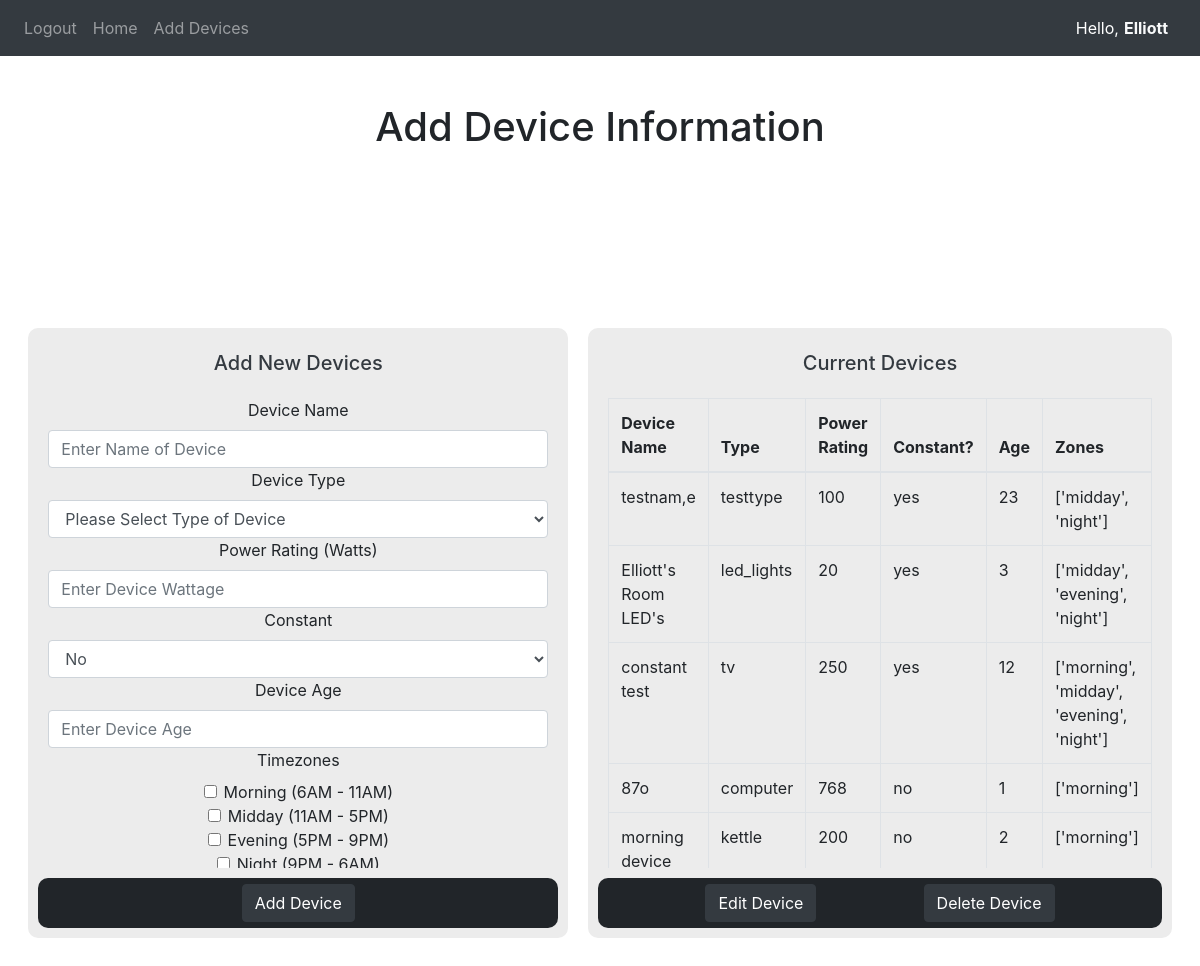
The app's page /getUserData (signed in) with its own data.
### website/models.py (models this page shows)
class User(db.Model, UserMixin):
    id = db.Column(db.Integer, primary_key=True)
    email = db.Column(db.String(150), unique=True)
    password = db.Column(db.String(500))
    firstName = db.Column(db.String(150))
    csv_data = db.relationship('CSVData', uselist=False, backref='user')
    devices = db.relationship('Device', backref='user')

class Device(db.Model):
    id = db.Column(db.Integer, primary_key=True)
    user_id = db.Column(db.Integer, db.ForeignKey('user.id'))
    deviceName = db.Column(db.String(150))
    deviceType = db.Column(db.String(50))
    powerRating = db.Column(db.Integer)
    constantDevice = db.Column(db.String(10))
    deviceAge = db.Column(db.Integer)
    timeZones = db.Column(db.JSON)

### website/views.py (the view)
@views.route('/getUserData')
@login_required
def getUserData():
    devices = current_user.devices
    return render_template("getUserData.html", devices=devices) #pass in devies to load any existing devices from user

### website/templates/getUserData.html (shortened to what this page needs)
{% extends "base.html"%}
{%block content %}
<div class="header-container">
    <h1 class="page-header">Add Device Information</h1>
</div>
<div class="flex-tile-con">
    <div class="tile" style="flex: 1;">
        <h2 class="tile-title text-dark">Add New Devices</h2>
        <div class="tile-content" style="flex-direction: column;">
            <form method="POST" action="/add-device" style="width: 500px; overflow-y: scroll;" align="center" id="add_form">
                <div class="form-group">
                    <label for="deviceName">Device Name</label>
                    <input type="text" class="form-control" id="deviceName" name="deviceName" placeholder="Enter Name of Device">
                    <label for="deviceType">Device Type</label>
                    <select class="form-control" id="deviceType" name="deviceType" placeholder="Please Select Type of Device">
                        <option value="" disabled selected hidden>Please Select Type of Device</option>
                    </select>
                    <label for="powerRating">Power Rating (Watts)</label>
                    <input type="number" class="form-control" id="powerRating" name="powerRating" placeholder="Enter Device Wattage">
                    <label for="deviceConstant">Constant</label>
                    <select name="deviceConstant" id="deviceConstant" class="form-control" placeholder="Is This Device Constantly In Use?">
                        <option value="no" id="noContsant">No</option>
                    </select>
                    <label for="deviceAge">Device Age</label>
                    <input type="number" class="form-control" id="deviceAge" name="deviceAge" placeholder="Enter Device Age">
                    <label for="deviceTimezone">Timezones</label>
                    <div class="form-check">
                        <input class="form-check-input" type="checkbox" name="deviceTimezone" id="morningZone" value="morning"></input>
                        <label class="form-check-label" for="morningZone">Morning (6AM - 11AM)</label>
                    </div>
                    <div class="form-check">
                        <input class="form-check-input" type="checkbox" name="deviceTimezone" id="middayZone" value="midday"></input>
                        <label class="form-check-label" for="middayZone">Midday (11AM - 5PM)</label>
                    </div>
                    <div class="form-check">
                        <input class="form-check-input" type="checkbox" name="deviceTimezone" id="eveningZone" value="evening"></input>
                        <label class="form-check-label" for="eveningZone">Evening (5PM - 9PM)</label>
                    </div>
                    <div class="form-check">
                        <input class="form-check-input" type="checkbox" name="deviceTimezone" id="nightZone" value="night"></input>
                        <label class="form-check-label" for="nightZone">Night (9PM - 6AM)</label>
                    </div>
                    <br />
                </div>
            </form>
        </div>
        <div class="tile-bottom">
            <div class="tile-bottom-container" style="display: flex; justify-content: space-evenly; width: 100%;">
                <button class="btn btn-dark" id="add_device_button">Add Device</button>
            </div>
        </div>
    </div>
    <div class="tile" style="flex: 1;">
        <h2 class="tile-title text-dark">Current Devices</h2>
        <div class="tile-content" style="flex-direction: column;">
            <div class="scrollable-table" style="height: 475px; width: 100%;">
                <table class="table table-bordered">
                    <thead>
                        <tr>
                            <th>Device Name</th>
                            <th>Type</th>
                            <th>Power Rating</th>
                            <th>Constant?</th>
                            <th>Age</th>
                            <th>Zones</th>
                        </tr>
                    </thead>
                    <tbody>
                        {% for device in devices %}
                        <tr>
                            <td>{{ device.deviceName }}</td>
                            <td>{{ device.deviceType }}</td>
                            <td>{{ device.powerRating }}</td>
                            <td>{{ device.constantDevice }}</td>
                            <td>{{ device.deviceAge }}</td>
                            <td>{{ device.timeZones }}</td>
                        </tr>
                        {% else %}
                        <tr>
                            <td colspan="3">No devices added yet.</td>
                        </tr>
                        {% endfor %}
                    </tbody>
                </table>
            </div>
        </div>
        <div class="tile-bottom">
            <div class="tile-bottom-container" style="display: flex; justify-content: space-evenly; width: 100%;">
                <button class="btn btn-dark">Edit Device</button>
                <button class="btn btn-dark">Delete Device</button>
            </div>
        </div>
    </div>
</div>
{% endblock %}

### website/templates/base.html (shortened to what this page needs)
<!DOCTYPE html>
<html>
    <head>
      <link rel="stylesheet" href="https://stackpath.bootstrapcdn.com/bootstrap/4.4.1/css/bootstrap.min.css"/>
      <link rel="stylesheet" href="https://stackpath.bootstrapcdn.com/font-awesome/4.7.0/css/font-awesome.min.css"/>
      <link rel="stylesheet" href="{{ url_for('static', filename='css/general.css') }}">
    </head>
    <body>
      <nav class="navbar navbar-expand-lg navbar-dark bg-dark">
          <div class="collapse navbar-collapse" id="navbar">
            <div class="navbar-nav">
              {% if current_user.is_authenticated %}
                <a class="nav-item nav-link" id="logout" href="/logout">Logout</a>
                <a class="nav-item nav-link" id="home" href="/">Home</a>
                <a class="nav-item nav-link" id="getUserData" href="/getUserData">Add Devices</a>
              {% else %}
                <a class="nav-item nav-link" id="login" href="/login">Login</a>
                <a class="nav-item nav-link" id="signUp" href="/sign-up">Sign Up</a>
              {% endif %}
            </div>
          </div>
          <div class="navbar-user" style="display: flex; flex-direction: row;">
            <a class="nav-item nav-link" style="color: white; padding-right: 0px!important;">Hello,</a>
          {% if current_user.is_authenticated %}
            <a class="nav-item nav-link text-light" style="color: var(--dynamic-color); padding-left: 5px!important; font-weight: bold;" >{{ current_user.firstName }}</a>
          </div>
          {% else %}
            <a class="nav-item nav-link" style="color: white; padding-left: 5px!important;" >You!</a>
            </div>
          {% endif %}
        </nav>
          {% block content %}
          {% endblock %}
    </body>
</html>

### website/static/css/general.css (style rules this page uses)
:root { --dynamic-color: white; }
.scrollable-table { overflow-y: auto; height: 500px; }
.header-container { display: flex; justify-content: center; align-items: center; height: 50px; margin-top: 50px; }
.flex-tile-con { display: flex; justify-content: center; align-items: center; width: 100%; height: 80vh; padding: 0 50px 0 50px; }
.tile { display: block; margin: 0 10px 0 10px; padding: 10px; height: 610px; background-color: rgb(236, 236, 236); border-radius: 10px; }
.tile-title { display: flex; margin: 0; justify-content: center; align-items: center; height: 50px; font-size: 20px; overflow: hidden; }
.tile-content { display: flex; padding: 10px; height: 490px; align-items: center; }
.tile-bottom { display: flex; background-color: #212529; justify-content: center; align-items: center; height: 50px; border-radius: 10px; }

### records on screen
User: firstName "Elliott"
Device: deviceName "testnam,e", deviceType "testtype", powerRating "100", constantDevice "yes", deviceAge "23", timeZones "['midday', 'night']"
Device: deviceName "Elliott's Room LED's", deviceType "led_lights", powerRating "20", constantDevice "yes", deviceAge "3", timeZones "['midday', 'evening', 'night']"
Device: deviceName "constant test", deviceType "tv", powerRating "250", constantDevice "yes", deviceAge "12", timeZones "['morning', 'midday', 'evening', 'night']"
Device: deviceName "87o", deviceType "computer", powerRating "768", constantDevice "no", deviceAge "1", timeZones "['morning']"
Device: deviceName "morning device…", deviceType "kettle", powerRating "200", constantDevice "no", deviceAge "2", timeZones "['morning']"
